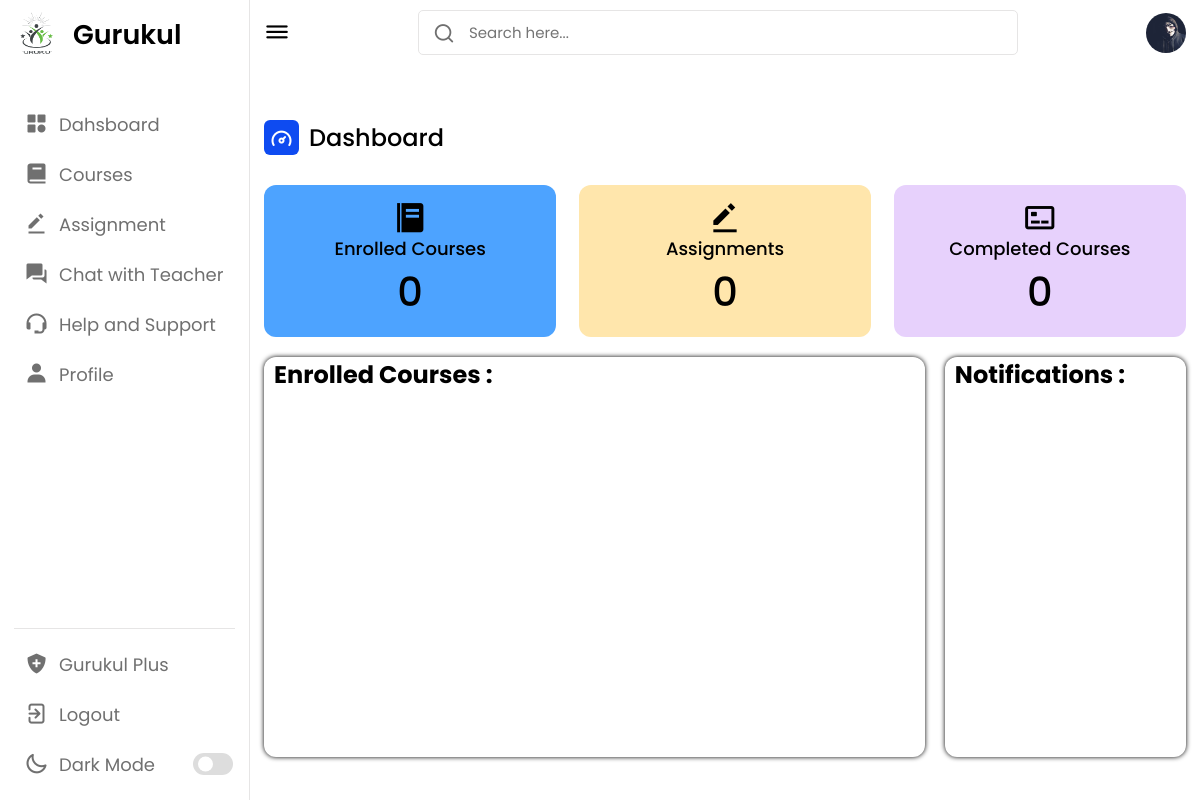
Before: /student/student (signed in) with the older database file.
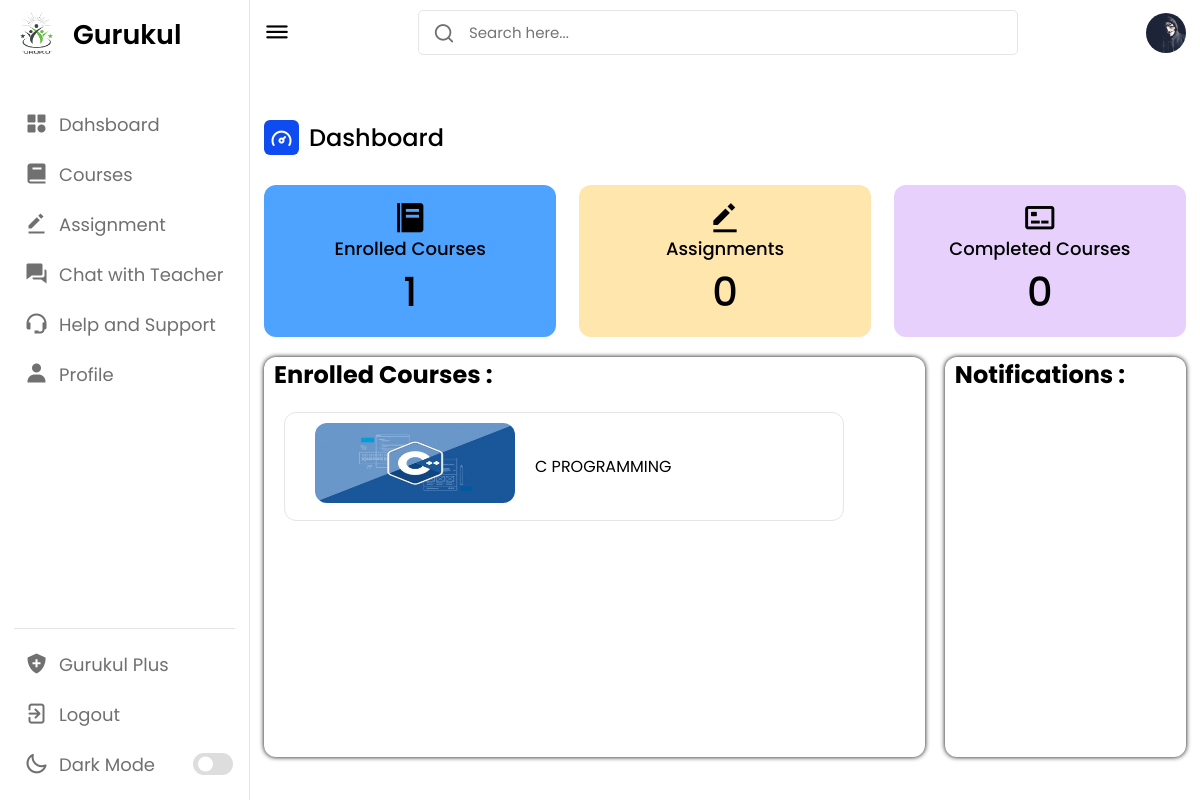
After: the same page with the newer database file.
### home/models.py (models this page shows, shortened)
class sign_up_table (models.Model):
    main = models.OneToOneField(User,on_delete= models.CASCADE)
    mobile = models.IntegerField()
    profile_pic = models.ImageField(upload_to='profiles',null=True,blank=True,default="photo")
    add = models.CharField(max_length=500,null=True,blank=True)
    city_name = models.CharField(max_length=100,null=True,blank=True)
    state =models.CharField(max_length=50,null=True,blank=True)
    pincode = models.CharField(max_length=120, null=True,blank=True,default="0")
    p_mobile = models.CharField(max_length=15,null=True,blank=True)
    qualification = models.CharField(max_length=200,null=True,blank=True)
    update_date = models.DateTimeField(auto_now=True,null=True)
    collge_name = models.CharField(max_length=200,null=True,blank=True)
    about_me = models.TextField(null=True,blank=True)
    order_id = models.CharField(max_length=500,blank=True,null=True)
    amount = models.CharField(max_length=200,blank=True)
    razor_payemnt_id = models.CharField(max_length=500,blank=True)
    ispaid = models.BooleanField(default=False)

class course(models.Model):
    product_name= models.CharField(max_length=200)
    price =models.CharField(max_length=100)
    img =models.ImageField(upload_to='img')
    duration =models.CharField(max_length=120)
    info= models.TextField()
    button =models.CharField(max_length=100,default="/log")
    teacher_name = models.CharField(max_length=200,null=True)
    rating = models.CharField(max_length=100,null=True)
    level = models.CharField(max_length=200,null=True)
    about_course = models.TextField(null=True)
    chapter1 = models.CharField(max_length=500,null=True)
    video1= models.FileField(upload_to='lecture_video/',null=True,blank=True)
    chapter2 = models.CharField(max_length=500,null=True)
    video2= models.FileField(upload_to='lecture_video/',null=True,blank=True)
    chapter3 = models.CharField(max_length=500,null=True)
    video3= models.FileField(upload_to='lecture_video/',null=True,blank=True)
    chapter4 = models.CharField(max_length=500,null=True)
    video4= models.FileField(upload_to='lecture_video/',null=True,blank=True)
    chapter5 = models.CharField(max_length=500,null=True)
    video5= models.FileField(upload_to='lecture_video/',null=True,blank=True)
    new_slug = AutoSlugField(populate_from='product_name',unique=True,null=True,default=None)

### student/models.py (models this page shows, shortened)
class usercourse(models.Model):
    user = models.ForeignKey(User,on_delete=models.CASCADE)
    sub = models.ForeignKey(course,on_delete=models.CASCADE)
    date = models.DateTimeField(auto_now=True)

### student/views.py (the view)
# urls.py: path("/student",views.index1,name='dashboard'),
def index1(request):
    new = notification.objects.all()
    main1 = completeCourse.objects.filter(use=request.user)
    data1 = usercourse.objects.filter(user=request.user)
    main = completeCourse.objects.filter(use=request.user).count()
    data = usercourse.objects.filter(user=request.user).count()
    pending = data1.exclude(sub_id__in =main1.values('sub_id')).count()
    maindata = data1.exclude(sub_id__in =main1.values('sub_id'))
    context ={
        "new":new,
        "data":data,
        "main":main,
        "pending":pending,
        "maindata":maindata
    }
    return render(request,"studentdashboard.html",context)

### templates/Studentdashboard.html (shortened to what this page needs)
<!DOCTYPE html>
<html lang="en">
<head>
    <link rel="stylesheet" href="https://unicons.iconscout.com/release/v4.0.0/css/line.css">
    <link href='https://unpkg.com/boxicons@2.1.4/css/boxicons.min.css' rel='stylesheet'>
</head>
<body onload="myalert()">
    <nav>
        <div class="logo-name">
            <div class="logo-image">
                <img src="../static/main.logo-1.png" alt="">
            </div>
            <span class="logo_name">Gurukul </span>
        </div>
        <div class="menu-items">
            <ul class="nav-links">
                <li><a href="student">
                        <i class='bx bxs-category'></i>
                        <span class="link-name">Dahsboard</span>
                    </a></li>
                <li><a href="course">
                        <i class='bx bxs-book'></i>
                        <span class="link-name">Courses</span>
                    </a></li>
                <li><a href="assignment">
                        <i class='bx bxs-edit-alt'></i>
                        <span class="link-name">Assignment</span>
                    </a></li>
                <li><a href="chat">
                        <i class='bx bxs-conversation'></i>
                        <span class="link-name">Chat with Teacher</span>
                    </a></li>
                <li><a href="help">
                        <i class='bx bx-support'></i>
                        <span class="link-name">Help and Support</span>
                    </a></li>
                <li><a href="profile">
                        <i class='bx bxs-user'></i>
                        <span class="link-name">Profile</span>
                    </a></li>
            </ul>
            <ul class="logout-mode">
                <li><a href="upgrade">
                        <i class='bx bxs-shield-plus'></i>
                        <span class="link-name">Gurukul Plus</span>
                    </a></li>
                <li><a href="/log">
                        <i class="uil uil-signout"></i>
                        <span class="link-name">Logout</span>
                    </a></li>
                <li class="mode">
                    <a href="#">
                        <i class="uil uil-moon"></i>
                        <span class="link-name">Dark Mode</span>
                    </a>
                    <div class="mode-toggle">
                        <span class="switch"></span>
                    </div>
                </li>
            </ul>
        </div>
    </nav>
    <section class="dashboard">
        <div class="top">
            <i class="uil uil-bars sidebar-toggle"></i>
            <div class="search-box">
                <i class="uil uil-search"></i>
                <input type="text" placeholder="Search here...">
            </div>
            <img src="{{user.sign_up_table.profile_pic.url}}" alt="">
        </div>
        <div class="dash-content">
            <div class="overview">
                <div class="title">
                    <i class="uil uil-tachometer-fast-alt"></i>
                    <span class="text">Dashboard</span>
                </div>
                <div class="boxes">
                    <div class="box box1">
                        <i class='bx bxs-food-menu'></i>
                        <span class="text">Enrolled Courses</span>
                        <span class="number">{{pending}}</span>
                    </div>
                    <div class="box box2">
                        <i class='bx bxs-edit-alt'></i>
                        <span class="text">Assignments</span>
                        <span class="number">0</span>
                    </div>
                    <div class="box box3">
                        <i class='bx bx-credit-card-front'></i>
                        <span class="text">Completed Courses</span>
                        <span class="number">{{main}}</span>
                    </div>
                </div>
            </div>
        </div>
        <div class="table">
            <div class="tbox">
                <h1 style="padding-left: 10px;">Enrolled Courses :</h1>
                <marquee id="enroll" behavior="" scrollamount="5" direction="UP">
                    <ul>
                        {% for i in maindata %}
                        <li>
                            <a href="/student/course/mycourse">
                                <div class="ecard">
                                    <img src="{{i.sub.img.url}}" alt="">
                                    <a href="/student/course/mycourse">{{i.sub.product_name}}</a>
                                </div>
                            </a>
                        </li>
                        {% endfor %}
                    </ul>
                </marquee>
            </div>
            <div class="tbox">
                <h1 style="padding-left: 10px;">Notifications :</h1>
                <marquee behavior="" direction="up" scrollamount="5" style="height: 300PX;">
                </marquee>
            </div>
        </div>
    </section>
</body>
</html>

Changed rows visible on the page:
added usercourse: sub.img (picture), sub.product_name "C PROGRAMMING"
Other visible differences:
{{ pending }}: "0" → "1"
